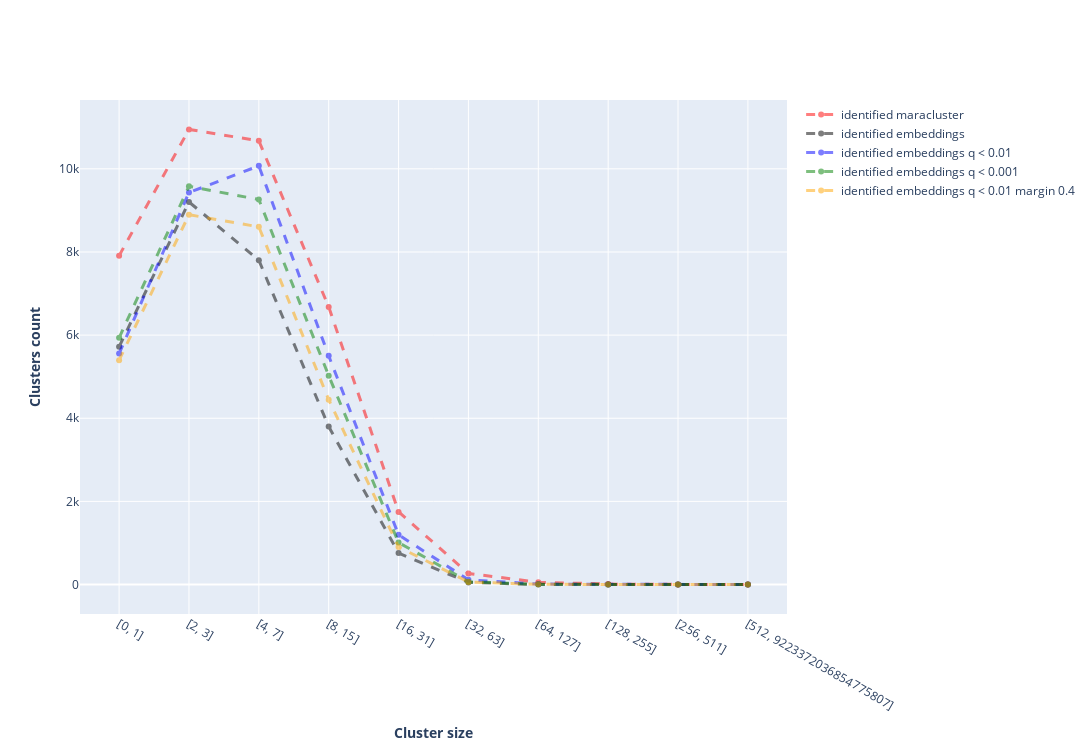

This figure's notebook cell:
### Code cell
fig = go.Figure()

fig.update_layout(yaxis_title="<b>Clusters count</b>",
                  xaxis_title="<b>Cluster size</b>",
                  height=750, width=1500)

fig.add_trace(go.Scatter(x = maraclusters_quality['size'], 
                         y = maraclusters_quality['identified clusters'], 
                         mode="markers+lines",
                         name="identified maracluster",
                         opacity=0.5,
                         line=dict(dash="dash", color="red", width=3)))

fig.add_trace(go.Scatter(x = embeddings_quality['size'], 
                         y = embeddings_quality['identified clusters'], 
                         mode="markers+lines",
                         name="identified embeddings",
                         opacity=0.5,
                         line=dict(dash="dash", color="black", width=3)))

fig.add_trace(go.Scatter(x = q01_quality['size'], 
                         y = q01_quality['identified clusters'], 
                         mode="markers+lines",
                         name="identified embeddings q < 0.01",
                         opacity=0.5,
                         line=dict(dash="dash", color="blue", width=3)))

fig.add_trace(go.Scatter(x = q001_quality['size'], 
                         y = q001_quality['identified clusters'], 
                         mode="markers+lines", 
                         name="identified embeddings q < 0.001",
                         opacity=0.5,
                         line=dict(dash="dash", color="green", width=3)))

fig.add_trace(go.Scatter(x = q01_quality_04['size'], 
                         y = q01_quality_04['identified clusters'], 
                         mode="markers+lines",
                         name="identified embeddings q < 0.01 margin 0.4",
                         opacity=0.5,
                         line=dict(dash="dash", color="orange", width=3)))

### Figure 1 — Plotly figure (JSON) as saved in the notebook; plotly's stock layout.template omitted (floating-point values rounded to 4 significant figures)
{"data": [{"line": {"color": "red", "dash": "dash", "width": 3}, "mode": "markers+lines", "name": "identified maracluster", "opacity": 0.5, "type": "scatter", "x": ["[0, 1]", "[2, 3]", "[4, 7]", "[8, 15]", "[16, 31]", "[32, 63]", "[64, 127]", "[128, 255]", "[256, 511]", "[512, 9223372036854775807]"], "y": [7909, 10947, 10673, 6678, 1748, 266, 57, 11, 4, 0]}, {"line": {"color": "black", "dash": "dash", "width": 3}, "mode": "markers+lines", "name": "identified embeddings", "opacity": 0.5, "type": "scatter", "x": ["[0, 1]", "[2, 3]", "[4, 7]", "[8, 15]", "[16, 31]", "[32, 63]", "[64, 127]", "[128, 255]", "[256, 511]", "[512, 9223372036854775807]"], "y": [5720, 9203, 7802, 3800, 757, 50, 2, 1, 0, 0]}, {"line": {"color": "blue", "dash": "dash", "width": 3}, "mode": "markers+lines", "name": "identified embeddings q < 0.01", "opacity": 0.5, "type": "scatter", "x": ["[0, 1]", "[2, 3]", "[4, 7]", "[8, 15]", "[16, 31]", "[32, 63]", "[64, 127]", "[128, 255]", "[256, 511]", "[512, 9223372036854775807]"], "y": [5556, 9429, 10071, 5501, 1196, 115, 11, 2, 0, 1]}, {"line": {"color": "green", "dash": "dash", "width": 3}, "mode": "markers+lines", "name": "identified embeddings q < 0.001", "opacity": 0.5, "type": "scatter", "x": ["[0, 1]", "[2, 3]", "[4, 7]", "[8, 15]", "[16, 31]", "[32, 63]", "[64, 127]", "[128, 255]", "[256, 511]", "[512, 9223372036854775807]"], "y": [5935, 9579, 9262, 5024, 1010, 67, 6, 0, 1, 0]}, {"line": {"color": "orange", "dash": "dash", "width": 3}, "mode": "markers+lines", "name": "identified embeddings q < 0.01 margin 0.4", "opacity": 0.5, "type": "scatter", "x": ["[0, 1]", "[2, 3]", "[4, 7]", "[8, 15]", "[16, 31]", "[32, 63]", "[64, 127]", "[128, 255]", "[256, 511]", "[512, 9223372036854775807]"], "y": [5397, 8896, 8604, 4447, 904, 63, 5, 2, 0, 0]}], "layout": {"height": 750, "width": 1500, "xaxis": {"title": {"text": "<b>Cluster size</b>"}}, "yaxis": {"title": {"text": "<b>Clusters count</b>"}}}}
